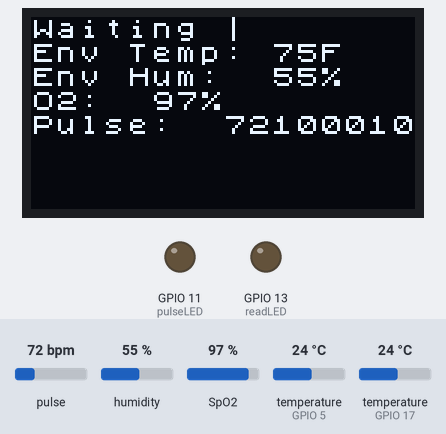
Simulated run of this sketch. Board: ESP32-S3. Shown: 128×64 one-colour display, output pins drawn as LEDs (lit = HIGH). Inputs (shaded band) come from the test bench; at power-on: pulse 72 bpm, humidity 55 %, temperature (sensors on GPIO 5, GPIO 17) 24 °C, SpO2 97 %. Nothing arrives over Bluetooth unless stated; a phone connects over Bluetooth LE 3 s after start; what the sketch prints to the serial monitor is not drawn.

Above: at 2.2 s.
2.3 s: pulse set to 42 bpm
At 5.0 s:
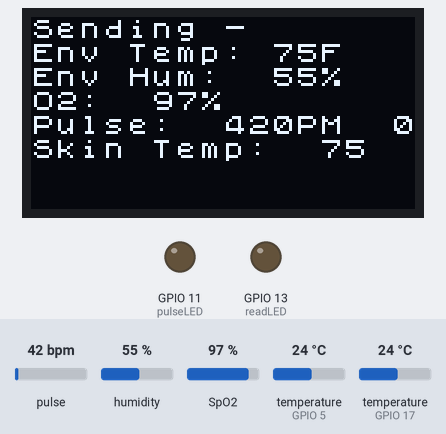
5.2 s: humidity set to 22 %
At 8.5 s:
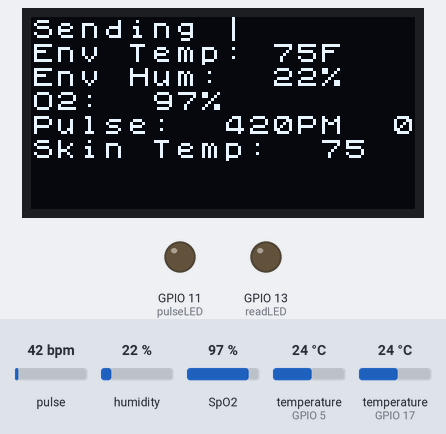
8.7 s: temperature (sensor on GPIO 5) set to 12 °C
At 10.9 s:
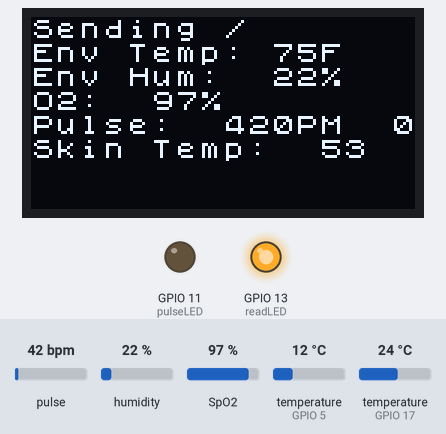
11.3 s: SpO2 set to 80 %
At 13.7 s:
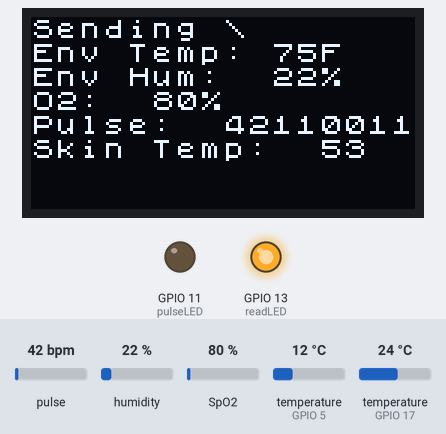
13.9 s: temperature (sensor on GPIO 17) set to 12 °C
At 17.2 s:
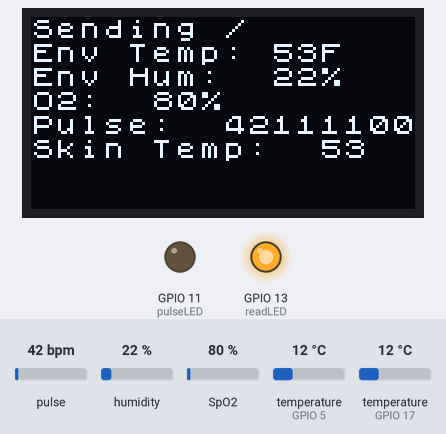
17.4 s: temperature (sensor on GPIO 5) set to 19 °C
At 19.5 s:
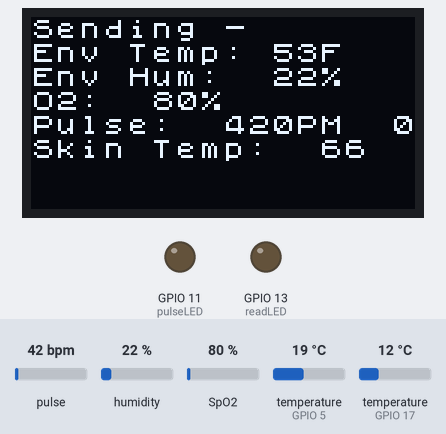
Timing chart, 0 to 21.0 s (numbered marks = the images above; inputs shaded):
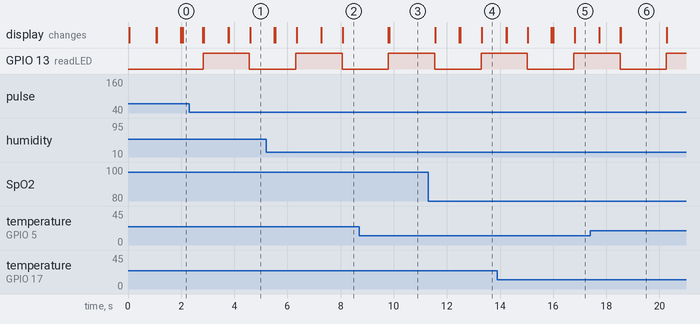

The sketch:

ESP32_Sketch.ino
```cpp
/*
2019-01-25 WW Initial Create
*/

#include <string>
#include <sstream>
#include <iostream>
#include <BLEDevice.h>
#include <BLEServer.h>
#include <BLEUtils.h>
#include <BLE2902.h>
#include <DHT.h>
//#include <Adafruit_Sensor.h>
#include <U8x8lib.h>
#include <OneWire.h>
#include <DallasTemperature.h>
#include <Wire.h>
#include "MAX30105.h"
#include "spo2_algorithm.h"


MAX30105 particleSensor;

#define MAX_BRIGHTNESS 255
#if defined(__AVR_ATmega328P__) || defined(__AVR_ATmega168__)
//Arduino Uno doesn't have enough SRAM to store 100 samples of IR led data and red led data in 32-bit format
//To solve this problem, 16-bit MSB of the sampled data will be truncated. Samples become 16-bit data.
uint16_t irBuffer[100]; //infrared LED sensor data
uint16_t redBuffer[100];  //red LED sensor data
#else
uint32_t irBuffer[100]; //infrared LED sensor data
uint32_t redBuffer[100];  //red LED sensor data
#endif
int32_t bufferLength; //data length
int32_t spo2; //SPO2 value
int8_t validSPO2; //indicator to show if the SPO2 calculation is valid
int32_t heartRate; //heart rate value
int8_t validHeartRate; //indicator to show if the heart rate calculation is valid

byte pulseLED = 11; //Must be on PWM pin
byte readLED = 13; //Blinks with each data read


#define envService BLEUUID((uint16_t)0x181A)
BLECharacteristic envHumiCharacteristic(BLEUUID((uint16_t)0x2A6F), BLECharacteristic::PROPERTY_READ | BLECharacteristic::PROPERTY_NOTIFY);
BLECharacteristic envTempCharacteristic(BLEUUID((uint16_t)0x2A6E), BLECharacteristic::PROPERTY_READ | BLECharacteristic::PROPERTY_NOTIFY);
//envHumiCharacteristic.addDescriptor(new BLE2902());
//envTempCharacteristic.addDescriptor(new BLE2902());

#define spo2Service BLEUUID((uint16_t)0x1822)
BLECharacteristic spo2PlxCharacteristic(BLEUUID((uint16_t)0x2A5F), BLECharacteristic::PROPERTY_READ | BLECharacteristic::PROPERTY_NOTIFY);
//spo2PlxCharacteristic.addDescriptor(new BLE2902());

#define thermoService BLEUUID((uint16_t)0x1809)
BLECharacteristic thermoCharacteristic(BLEUUID((uint16_t)0x2A1C), BLECharacteristic::PROPERTY_READ | BLECharacteristic::PROPERTY_NOTIFY);
//thermoCharacteristic.addDescriptor(new BLE2902());

bool deviceConnected = false;
bool oldDeviceConnected = false;
bool deviceReset = false;
uint32_t value = 1;
BLEServer* pServer = NULL;

class MyServerCallbacks: public BLEServerCallbacks {
    void onConnect(BLEServer* pServer) {
      deviceConnected = true;
      BLEDevice::startAdvertising();
    };

    void onDisconnect(BLEServer* pServer) {
      deviceConnected = false;
    }
};


// OLED Assignment
U8X8_SSD1306_128X64_NONAME_SW_I2C u8x8(/* clock=*/ 15, /* data=*/ 4, /* reset=*/ 16);

// Assign sensors
// DHT type (DHT11) and pin (17)
DHT dht(17,DHT11);
// Digital Skin Temperature
// Data wire is conntec to the Arduino digital pin 5
#define ONE_WIRE_BUS 5

// Setup a oneWire instance to communicate with any OneWire devices
OneWire oneWire(ONE_WIRE_BUS);

// Pass our oneWire reference to Dallas Temperature sensor
DallasTemperature skinTemp(&oneWire);

long previousMillis = 0;  // last time the sensors were checked, in ms

void setup() {

  Serial.begin(9600);    // initialize serial communication

  // Set up the OLED screen
  u8x8.begin();
  u8x8.setFont(u8x8_font_chroma48medium8_r);
  u8x8.clearLine(0);
  u8x8.setCursor(0, 0);
  u8x8.print("Sampling");
  skinTemp.begin();

  BLEDevice::init("IoTHealth");
  pServer = BLEDevice::createServer();
  pServer->setCallbacks(new MyServerCallbacks());

  // Create the BLE Services
  BLEService *pEnv = pServer->createService(envService);
  pEnv->addCharacteristic(&envHumiCharacteristic);
  pEnv->addCharacteristic(&envTempCharacteristic);

  BLEService *pSpo2 = pServer->createService(spo2Service);
  pSpo2->addCharacteristic(&spo2PlxCharacteristic);

  BLEService *pThermo = pServer->createService(thermoService);
  pThermo->addCharacteristic(&thermoCharacteristic);


  pServer->getAdvertising()->addServiceUUID(envService);
  pServer->getAdvertising()->addServiceUUID(spo2Service);
  pServer->getAdvertising()->addServiceUUID(thermoService);

  pEnv->start();
  pSpo2->start();
  pThermo->start();

  // Start advertising
  pServer->getAdvertising()->start();
  Serial.println("Waiting a client connection to notify...");


    pinMode(pulseLED, OUTPUT);
  pinMode(readLED, OUTPUT);

  // Initialize sensor
  if (!particleSensor.begin(Wire, I2C_SPEED_FAST)) //Use default I2C port, 400kHz speed
  {
    Serial.println(F("MAX30105 was not found. Please check wiring/power."));
    while (1);
  }

  byte ledBrightness = 60; //Options: 0=Off to 255=50mA
  byte sampleAverage = 4; //Options: 1, 2, 4, 8, 16, 32
  byte ledMode = 2; //Options: 1 = Red only, 2 = Red + IR, 3 = Red + IR + Green
  byte sampleRate = 100; //Options: 50, 100, 200, 400, 800, 1000, 1600, 3200
  int pulseWidth = 411; //Options: 69, 118, 215, 411
  int adcRange = 4096; //Options: 2048, 4096, 8192, 16384

  particleSensor.setup(ledBrightness, sampleAverage, ledMode, sampleRate, pulseWidth, adcRange); //Configure sensor with these

    bufferLength = 25; //buffer length of 100 stores 4 seconds of samples running at 25sps

  //read the first 100 samples, and determine the signal range
  for (byte i = 0 ; i < bufferLength ; i++)
  {
    while (particleSensor.available() == false) //do we have new data?
      particleSensor.check(); //Check the sensor for new data

    redBuffer[i] = particleSensor.getRed();
    irBuffer[i] = particleSensor.getIR();
    particleSensor.nextSample(); //We're finished with this sample so move to next sample

    Serial.print(F("red="));
    Serial.print(redBuffer[i], DEC);
    Serial.print(F(", ir="));
    Serial.println(irBuffer[i], DEC);
  }

  //calculate heart rate and SpO2 after first 25 samples
  maxim_heart_rate_and_oxygen_saturation(irBuffer, bufferLength, redBuffer, &spo2, &validSPO2, &heartRate, &validHeartRate);

}

void loop() {

  if (deviceConnected) {
      u8x8.setCursor(0, 0);
      switch (value) {
        case 1:
        u8x8.print("Sending |");
        value +=1;
        break;
        case 2:
        u8x8.print("Sending /");
        value +=1;
        break;
        case 3:
        u8x8.print("Sending -");
        value +=1;
        break;
        case 4:
        u8x8.print("Sending \\");
        value =1;
        break;
      }

  }

  if (!deviceConnected) {
      u8x8.setCursor(0, 0);
      switch (value) {
        case 1:
        u8x8.print("Waiting |");
        value +=1;
        break;
        case 2:
        u8x8.print("Waiting /");
        value +=1;
        break;
        case 3:
        u8x8.print("Waiting -");
        value +=1;
        break;
        case 4:
        u8x8.print("Waiting \\");
        value =1;
        break;
      }
  }

      long currentMillis = millis();
      // if 200ms have passed, check the heart rate measurement:
      if (currentMillis - previousMillis >= 200) {
        previousMillis = currentMillis;
        updateSensors();
      }


  // disconnecting
  if (!deviceConnected && oldDeviceConnected) {
      delay(500); // give the bluetooth stack the chance to get things ready
      pServer->startAdvertising(); // restart advertising
      Serial.println("start advertising");
      oldDeviceConnected = deviceConnected;
      Serial.print("Disconnected");
  }

  // connecting
  if (deviceConnected && !oldDeviceConnected) {
      oldDeviceConnected = deviceConnected;
  }

}

void updateSensors() {
  skinTemp.requestTemperatures();
  delay(100);

  // Environment
  int t = dht.readTemperature(true);
  int h = dht.readHumidity(true);
  if (t > 150) t = 0;
  if (h > 99) h = 0;

  Serial.print("Temperature: ");
  Serial.println(t);
  Serial.print("Humidity: ");
  Serial.println(h);
  u8x8.setCursor(0, 1);
  u8x8.printf("Env Temp: %dF  ", t);
  u8x8.setCursor(0, 2);
  u8x8.printf("Env Hum:  %d%%  ", h);

  // Pulse Oximeter
  Serial.print("SO2: ");
  Serial.println(spo2);
  Serial.print("Pulse: ");
  Serial.println(heartRate);
  u8x8.setCursor(0, 3);
  u8x8.printf("O2:  %d%%  ", spo2);
  u8x8.setCursor(0, 4);
  u8x8.printf("Pulse:  %d% BPM  ", heartRate);

  // Health Thermometer
  int ht = 0;
  skinTemp.requestTemperatures();
  ht = skinTemp.getTempFByIndex(0);

  if (ht < 50) ht = 0;
  Serial.print("Skin Temp: ");
  Serial.println(ht);
  u8x8.setCursor(0, 5);
  u8x8.printf("Skin Temp:  %d%  ", ht);


  // Update BLE Characteristics

  std::string sht;
  std::stringstream ssht;
  ssht << ht;
  sht = ssht.str();

  std::string sh;
  std::stringstream ssh;
  ssh << h;
  sh = ssh.str();

  std::string st;
  std::stringstream sst;
  sst << t;
  st = sst.str();

  std::string sspo2;
  std::stringstream ssspo2;
  ssspo2 << spo2;
  sspo2 = ssspo2.str();


  envHumiCharacteristic.setValue(sh);
  envHumiCharacteristic.notify();  // and update the environment humidity characteristic
  //envTempCharacteristic.setValue((uint8_t*)&t,2);
  envTempCharacteristic.setValue(st);
  envTempCharacteristic.notify();  // and update the environment humidity characteristic
  spo2PlxCharacteristic.setValue(sspo2);
  spo2PlxCharacteristic.notify();  // and update the environment humidity characteristic
  //thermoCharacteristic.setValue((char*)&ht,2);
  thermoCharacteristic.setValue(sht);
  thermoCharacteristic.notify();  // and update the environment humidity characteristic


    //dumping the first sample in the memory and shift the rest up to the top
    for (byte i = 1; i < bufferLength; i++)
    {
      redBuffer[i - 1] = redBuffer[i];
      irBuffer[i - 1] = irBuffer[i];
    }

    //take 1 sample before calculating the heart rate.
    for (byte i = bufferLength - 1; i < bufferLength; i++)
    {
      while (particleSensor.available() == false) //do we have new data?
        particleSensor.check(); //Check the sensor for new data

      digitalWrite(readLED, !digitalRead(readLED)); //Blink onboard LED with every data read

      redBuffer[i] = particleSensor.getRed();
      irBuffer[i] = particleSensor.getIR();
      particleSensor.nextSample(); //We're finished with this sample so move to next sample

      //send samples and calculation result to terminal program through UART
      Serial.print(F("red="));
      Serial.print(redBuffer[i], DEC);
      Serial.print(F(", ir="));
      Serial.print(irBuffer[i], DEC);

      Serial.print(F(", HR="));
      Serial.print(heartRate, DEC);

      Serial.print(F(", HRvalid="));
      Serial.print(validHeartRate, DEC);

      Serial.print(F(", SPO2="));
      Serial.print(spo2, DEC);

      Serial.print(F(", SPO2Valid="));
      Serial.println(validSPO2, DEC);
    }

    //After gathering new sample recalculate HR and SP02
    maxim_heart_rate_and_oxygen_saturation(irBuffer, bufferLength, redBuffer, &spo2, &validSPO2, &heartRate, &validHeartRate);

}
```

Measured:
- after the input at 8.7 s, the display: first changes after 1.1 s (image 3 shows a later state)
